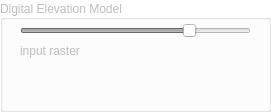
   <widget class="QGroupBox" name="groupBoxDEM">
    <property name="enabled">
     <bool>false</bool>
    </property>
    <property name="geometry">
     <rect>
      <x>0</x>
      <y>310</y>
      <width>271</width>
      <height>112</height>
     </rect>
    </property>
    <property name="palette">
     <palette>
      <active>
       <colorrole role="Button">
        <brush brushstyle="SolidPattern">
         <color alpha="255">
          <red>255</red>
          <green>255</green>
          <blue>255</blue>
         </color>
        </brush>
       </colorrole>
       <colorrole role="Midlight">
        <brush brushstyle="SolidPattern">
         <color alpha="255">
          <red>255</red>
          <green>255</green>
          <blue>255</blue>
         </color>
        </brush>
       </colorrole>
       <colorrole role="Dark">
        <brush brushstyle="SolidPattern">
         <color alpha="255">
          <red>127</red>
          <green>127</green>
          <blue>127</blue>
         </color>
        </brush>
       </colorrole>
       <colorrole role="Mid">
        <brush brushstyle="SolidPattern">
         <color alpha="255">
          <red>170</red>
          <green>170</green>
          <blue>170</blue>
         </color>
        </brush>
       </colorrole>
       <colorrole role="Window">
        <brush brushstyle="SolidPattern">
         <color alpha="255">
          <red>255</red>
          <green>255</green>
          <blue>255</blue>
         </color>
        </brush>
       </colorrole>
       <colorrole role="Shadow">
        <brush brushstyle="SolidPattern">
         <color alpha="255">
          <red>0</red>
          <green>0</green>
          <blue>0</blue>
         </color>
        </brush>
       </colorrole>
       <colorrole role="AlternateBase">
        <brush brushstyle="SolidPattern">
         <color alpha="255">
          <red>255</red>
          <green>255</green>
          <blue>255</blue>
         </color>
        </brush>
       </colorrole>
       <colorrole role="PlaceholderText">
        <brush brushstyle="NoBrush">
         <color alpha="128">
          <red>0</red>
          <green>0</green>
          <blue>0</blue>
         </color>
        </brush>
       </colorrole>
      </active>
      <inactive>
       <colorrole role="Button">
        <brush brushstyle="SolidPattern">
         <color alpha="255">
          <red>255</red>
          <green>255</green>
          <blue>255</blue>
         </color>
        </brush>
       </colorrole>
       <colorrole role="Midlight">
        <brush brushstyle="SolidPattern">
         <color alpha="255">
          <red>255</red>
          <green>255</green>
          <blue>255</blue>
         </color>
        </brush>
       </colorrole>
       <colorrole role="Dark">
        <brush brushstyle="SolidPattern">
         <color alpha="255">
          <red>127</red>
          <green>127</green>
          <blue>127</blue>
         </color>
        </brush>
       </colorrole>
       <colorrole role="Mid">
        <brush brushstyle="SolidPattern">
         <color alpha="255">
          <red>170</red>
          <green>170</green>
          <blue>170</blue>
         </color>
        </brush>
       </colorrole>
       <colorrole role="Window">
        <brush brushstyle="SolidPattern">
         <color alpha="255">
          <red>255</red>
          <green>255</green>
          <blue>255</blue>
         </color>
        </brush>
       </colorrole>
       <colorrole role="Shadow">
        <brush brushstyle="SolidPattern">
         <color alpha="255">
          <red>0</red>
          <green>0</green>
          <blue>0</blue>
         </color>
        </brush>
       </colorrole>
       <colorrole role="AlternateBase">
        <brush brushstyle="SolidPattern">
         <color alpha="255">
          <red>255</red>
          <green>255</green>
          <blue>255</blue>
         </color>
        </brush>
       </colorrole>
       <colorrole role="PlaceholderText">
        <brush brushstyle="NoBrush">
         <color alpha="128">
          <red>0</red>
          <green>0</green>
          <blue>0</blue>
         </color>
        </brush>
       </colorrole>
      </inactive>
      <disabled>
       <colorrole role="Button">
        <brush brushstyle="SolidPattern">
         <color alpha="255">
          <red>255</red>
          <green>255</green>
          <blue>255</blue>
         </color>
        </brush>
       </colorrole>
       <colorrole role="Midlight">
        <brush brushstyle="SolidPattern">
         <color alpha="255">
          <red>255</red>
          <green>255</green>
          <blue>255</blue>
         </color>
        </brush>
       </colorrole>
       <colorrole role="Dark">
        <brush brushstyle="SolidPattern">
         <color alpha="255">
          <red>127</red>
          <green>127</green>
          <blue>127</blue>
         </color>
        </brush>
       </colorrole>
       <colorrole role="Mid">
        <brush brushstyle="SolidPattern">
         <color alpha="255">
          <red>170</red>
          <green>170</green>
          <blue>170</blue>
         </color>
        </brush>
       </colorrole>
       <colorrole role="Window">
        <brush brushstyle="SolidPattern">
         <color alpha="255">
          <red>255</red>
          <green>255</green>
          <blue>255</blue>
         </color>
        </brush>
       </colorrole>
       <colorrole role="Shadow">
        <brush brushstyle="SolidPattern">
         <color alpha="255">
          <red>0</red>
          <green>0</green>
          <blue>0</blue>
         </color>
        </brush>
       </colorrole>
       <colorrole role="AlternateBase">
        <brush brushstyle="SolidPattern">
         <color alpha="255">
          <red>255</red>
          <green>255</green>
          <blue>255</blue>
         </color>
        </brush>
       </colorrole>
       <colorrole role="PlaceholderText">
        <brush brushstyle="NoBrush">
         <color alpha="128">
          <red>0</red>
          <green>0</green>
          <blue>0</blue>
         </color>
        </brush>
       </colorrole>
      </disabled>
     </palette>
    </property>
    <property name="font">
     <font>
      <pointsize>9</pointsize>
      <bold>false</bold>
     </font>
    </property>
    <property name="autoFillBackground">
     <bool>true</bool>
    </property>
    <property name="title">
     <string notr="true">Digital Elevation Model</string>
    </property>
    <property name="alignment">
     <set>Qt::AlignLeading|Qt::AlignLeft|Qt::AlignVCenter</set>
    </property>
    <widget class="QSlider" name="opacitySliderRasterInput">
     <property name="enabled">
      <bool>false</bool>
     </property>
     <property name="geometry">
      <rect>
       <x>20</x>
       <y>20</y>
       <width>231</width>
       <height>22</height>
      </rect>
     </property>
     <property name="toolTip">
      <string>Raster opacity</string>
     </property>
     <property name="toolTipDuration">
      <number>-1</number>
     </property>
     <property name="statusTip">
      <string notr="true"/>
     </property>
     <property name="whatsThis">
      <string notr="true"/>
     </property>
     <property name="accessibleName">
      <string/>
     </property>
     <property name="accessibleDescription">
      <string/>
     </property>
     <property name="maximum">
      <number>100</number>
     </property>
     <property name="value">
      <number>75</number>
     </property>
     <property name="orientation">
      <enum>Qt::Horizontal</enum>
     </property>
    </widget>
    <widget class="QWidget" name="colorScaleInputRaster" native="true">
     <property name="geometry">
      <rect>
       <x>1</x>
       <y>60</y>
       <width>266</width>
       <height>42</height>
      </rect>
     </property>
     <property name="font">
      <font>
       <pointsize>8</pointsize>
       <bold>false</bold>
      </font>
     </property>
     <property name="toolTip">
      <string>Raster colors</string>
     </property>
    </widget>
    <widget class="QLabel" name="labelInputRaster">
     <property name="geometry">
      <rect>
       <x>20</x>
       <y>40</y>
       <width>241</width>
       <height>21</height>
      </rect>
     </property>
     <property name="palette">
      <palette>
       <active/>
       <inactive/>
       <disabled/>
      </palette>
     </property>
     <property name="font">
      <font>
       <pointsize>9</pointsize>
       <bold>false</bold>
      </font>
     </property>
     <property name="text">
      <string>input raster</string>
     </property>
    </widget>
   </widget>
